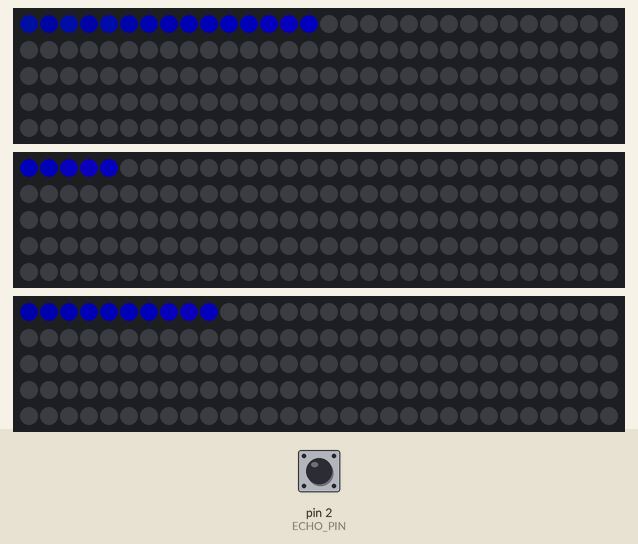
The sketch below on a simulated Arduino Uno, built for the host (arithmetic inside an expression is 32-bit, double 64-bit). Parts: 3 × 150 RGB LEDs in strip order, left to right, continuing on the next row. The inputs (shaded band) are chosen by the test bench; at power-on: pin 2 (ECHO_PIN) LOW. Dim RGB values are drawn brighter than linear; what the sketch prints to the serial monitor is not drawn.

Above: at 8.0 s.
8.1 s: pin 2 (ECHO_PIN) pulsed HIGH 5 times (0.12 s each, 0.3 s apart)
At 16.2 s:
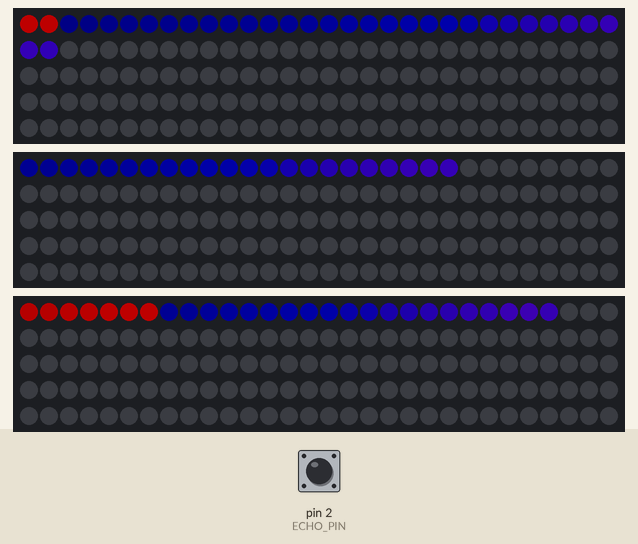
At 21.5 s:
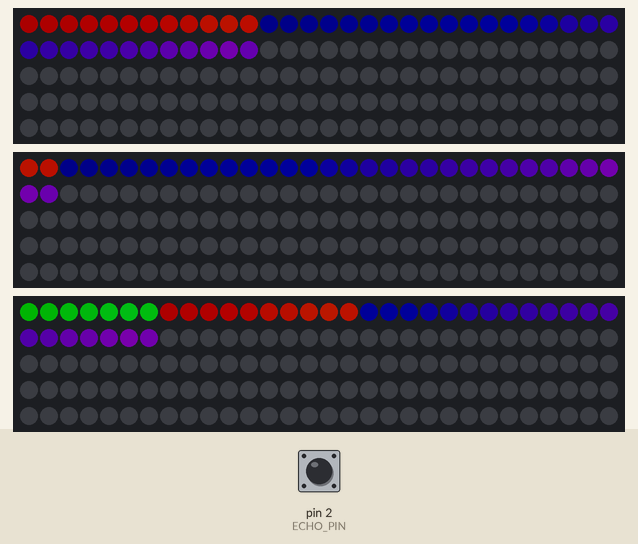
Timing chart, 0 to 23.0 s (numbered marks = the images above; inputs shaded):
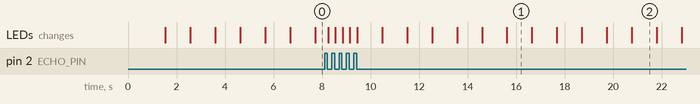

The sketch:

ManyStrips.ino
```cpp
#include <FastLED.h>

// Defining Global Immutable Variables
#define NUM_LEDS 150
#define DATA_ONE 8
#define DATA_TWO 9
#define DATA_THREE 10
#define DATA_FOUR 11
#define DATA_FIVE 12
#define BRIGHTNESS 90
#define COLOR_ORDER GRB
#define LED_TYPE WS2812B
#define VOLTS 5
#define MAX_MA 3000

// Threshold for Distance Sensor
#define THRESHOLD 50

// Sensor Pin Designations
const int ECHO_PIN = 2;
const int TRIGGER_PIN = 3;

// Declaring arrays
CRGB leds[NUM_LEDS];
CRGB secondLeds[NUM_LEDS];
CRGB thirdLeds[NUM_LEDS];
CRGB fourthLeds[NUM_LEDS];
CRGB fifthLeds[NUM_LEDS];

// Distance variable for spacing
int delayDistance = 1;

// Head Variables
// These will be some of the main differences in this code
int headBlue = 0;
int headRed = -30;
int headGreen = -50;
int headYellow = -100;
int headWhite = -70;

int secondHeadBlue = -10;
int secondHeadRed = -40;
int secondHeadGreen = -60;
int secondHeadYellow = -80;
int secondHeadWhite = -110;

int thirdHeadBlue = -5;
int thirdHeadRed = -25;
int thirdHeadGreen = -35;
int thirdHeadYellow = -55;
int thirdHeadWhite = -75;

// Color variables (need to be global for them to change consistently)
int pulseColorRed = 250;
int pulseColorBlue = 150;
int pulseColorYellow = 30;
int pulseColorGreen = 100;
int pulseColorWhite = 0;

void setup()
{
    // PinModes for US Sensor
    pinMode(TRIGGER_PIN, OUTPUT);
    pinMode(ECHO_PIN, INPUT);

    // Setup the LED strips
    FastLED.setMaxPowerInVoltsAndMilliamps(VOLTS, MAX_MA);

    // Set up pins for LED arrays.
    // Important to note that I'll be setting
    // up the pins rather than strips. I have 5 total
    // possibilities
    FastLED.addLeds<LED_TYPE, DATA_ONE, COLOR_ORDER>(leds, NUM_LEDS);
    FastLED.addLeds<LED_TYPE, DATA_TWO, COLOR_ORDER>(secondLeds, NUM_LEDS);
    FastLED.addLeds<LED_TYPE, DATA_THREE, COLOR_ORDER>(thirdLeds, NUM_LEDS);

    // Set global brightness value
    FastLED.setBrightness(BRIGHTNESS);

    // Show the first Instances of the LEDs
    FastLED.show();

    // startup Delay to give things some breathing room
    delay(500);
    Serial.begin(9600);
}

void loop()
{
    // update pulse distance
    measureDist(delayDistance);

    // call first red pulse
    pulse(leds, NUM_LEDS, pulseColorRed, headRed, 0);

    // call the first blue pulse
    pulse(leds, NUM_LEDS, pulseColorBlue, headBlue, 20);

    // call the first yellow pulse
    pulse(leds, NUM_LEDS, pulseColorYellow, headYellow, 40);

    // call the first green pulse
    pulse(leds, NUM_LEDS, pulseColorGreen, headGreen, 60);

    // call first white pulse
    pulse(leds, NUM_LEDS, pulseColorWhite, headWhite, 100);

    // call the second red pulse
    pulse(secondLeds, NUM_LEDS, pulseColorRed, secondHeadRed, 40);

    // call the second blue pulse
    pulse(secondLeds, NUM_LEDS, pulseColorBlue, secondHeadBlue, 60);

    // Call the second string Orange pulse
    pulse(secondLeds, NUM_LEDS, pulseColorYellow, secondHeadYellow, 0);

    // call second string green pulse
    pulse(secondLeds, NUM_LEDS, pulseColorGreen, secondHeadGreen, 20);

    // call second white pulse
    pulse(secondLeds, NUM_LEDS, pulseColorWhite, secondHeadWhite, 100);

    // Call third blue pulse
    pulse(thirdLeds, NUM_LEDS, pulseColorBlue, thirdHeadBlue, 0);

    // Call the third Red Pulse
    pulse(thirdLeds, NUM_LEDS, pulseColorRed, thirdHeadRed, 20);

    // Call the third Green Pulse
    pulse(thirdLeds, NUM_LEDS, pulseColorGreen, thirdHeadGreen, 40);

    // Call the third Yellow Pulse
    pulse(thirdLeds, NUM_LEDS, pulseColorYellow, thirdHeadYellow, 60);

    // Call the third White Pulse
    pulse(thirdLeds, NUM_LEDS, pulseColorWhite, thirdHeadWhite, 100);

    // Update the changes. Putting this in the Pulse function makes things go much slower
    // Updating the pixels THEN showing the changes is much faster.
    FastLED.show();
    Serial.println(delayDistance);
}

/**
 * Pulse function. intakes Strip Number(the declaration of the LED Strip as an array)
 * NUmber of LEDs in the strip, the color of the pulse, the head variable you want,
 * and the gap between pulses
 */
void pulse(CRGB strip[], const int &ledNumber, int &color, int &head, int gap)
{

    // Get the head skip
    int skip = headSkip(delayDistance);

    // Increment until it hits the end
    if (head <= ledNumber)
    {
        head += skip;
    }

    // reset if too high
    if (head > ledNumber)
    {
        head = 0 - gap;
    }

    // writing color to the head
    if (head >= 0)
    {
        // color the LEDs
        strip[head] = CHSV(colorChange(color), 255, 255);

        // backfill for skipped LEDs
        backFill(strip, skip, head, color);
    }

    // Fade for size
    tailFade(strip, ledNumber, 250);
    delay(1);
}

/**
 * Fade the tail of the LEDs to determine the visual size of the pulse
 * Needs an input between 254 and 200 (200 being the smallest)
 */
// Fade to determine the size of the pulse
void tailFade(CRGB strip[], int ledNumber, int pulseSize)
{
    for (int i = 0; i < ledNumber; i++)
    {
        // 255 is standard, 215 is very small
        strip[i].nscale8(pulseSize);
    }
}

/**
 * Determines the skip distance when interacting with the sensor
 * so that the closer a subject is, the more LEDs the pulse will skip
 *
 */
int headSkip(int &distance)
{
    // translate Sensor reading into headskip scale
    if (40 <= distance)
    {
        return 1;
    }
    else if (20 <= distance < 40)
    {
        return 2;
    }
    else
    {
        return 3;
    }
}

/**
 * Fill in behind the Head when it skips (speeds up) an LED
 * Takes in the distance which is updated every loop
 */
void backFill(CRGB strip[], int skipDistance, int head, int color)
{

    for (int i = skipDistance; i > 0; i--)
    {
        int behind = head - i;

        if (behind >= 0)
        {
            strip[behind] = CHSV(colorChange(color), 255, 255);
        }
    }
}

/**
 * Distance measurement. C statement address the pin directly which eliminate the need
 * for digitalWrite();
 */
void measureDist(int &distance)
{
    // C statement to address Trigger Pin directly. Sets to low
    PORTE |= _BV(PE5);
    delayMicroseconds(2);
    // C Statement to address Trigger Pin directly. Sets to high
    PORTE &= ~_BV(PE5);
    delayMicroseconds(10);
    // C Statement to address Trigger Pin directly. Sets to low
    PORTE |= _BV(PE5);

    // Equation for distance calculation condensed into "return"
    // divided by 4 to eliminate "pulseDistance"
    long readerValue = pulseIn(ECHO_PIN, HIGH);
    // Serial.println(readerValue);
    if (readerValue < 9)
    {
        readerValue = 9;
    }

    distance = readerValue * 0.034 / 2;
}

/**
 * Change the color in tandem with the distance measurement. Will only
 * activate within a certain threshold
 */
int colorChange(int &color)
{
    // Check if there's something within the area of the sensor
    if (delayDistance < THRESHOLD)
    {
        // Resetr the color variable to 0 when it hits 256 (loop)
        if (color > 255)
        {
            color = 0;
        }
        // increment the color if there's something on the sensor.
        color++;
    }
    // return the updated value
    return color;
}
```
